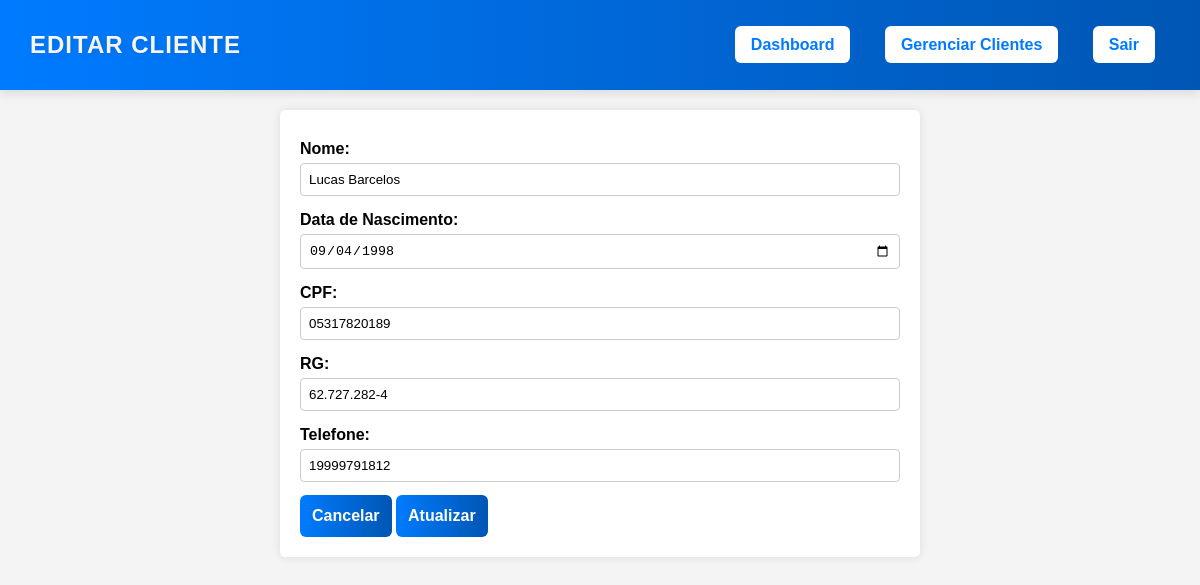
The app's page /editarClientes.php?id=1 (signed in) with its own data.
### tables this page shows
CREATE TABLE `clientes` (
  `id` int NOT NULL AUTO_INCREMENT,
  `nome` varchar(100) NOT NULL,
  `data_nascimento` date NOT NULL,
  `cpf` varchar(14) NOT NULL,
  `rg` varchar(20) NOT NULL,
  `telefone` varchar(20) NOT NULL,
  PRIMARY KEY (`id`),
  UNIQUE KEY `cpf` (`cpf`),
  UNIQUE KEY `rg` (`rg`)
);

### app/services/clienteServices.php (called while the page is built, shortened)
<?php
function buscarClientePorId($pdo, $id) {
  $sql = "SELECT id, nome, data_nascimento, cpf, rg, telefone FROM clientes WHERE id = ?";
  $stmt = $pdo->prepare($sql);
  $stmt->execute([$id]);
  return $stmt->fetch(PDO::FETCH_ASSOC);
}
?>

### public/editarClientes.php (the view, shortened to what this page needs)
<?php
require_once __DIR__ . '/../app/config/config.php';
require_once __DIR__ . '/../app/services/clienteServices.php';
$pdo = conectarBanco();
$cliente_id = $_GET['id'];
$cliente = buscarClientePorId($pdo, $cliente_id);
?>
<!DOCTYPE html>
<html lang="pt-BR">
<head>
    <link rel="stylesheet" href="assets/css/editarClientes.css">
</head>
<body>
    <header class="header-clientes">
        <h1>Editar Cliente</h1>
        <nav>
            <a href="dashboard.php" class="btn-editar">Dashboard</a>
            <a href="clientes.php" class="btn-editar">Gerenciar Clientes</a>
            <a href="logout.php" class="btn-editar">Sair</a>
        </nav>
    </header>
    <div class="container">
        <form method="POST">
            <label>Nome:</label>
            <input type="text" name="nome" value="<?= htmlspecialchars($cliente['nome']) ?>" required>
            <label>Data de Nascimento:</label>
            <input type="date" name="data_nascimento" value="<?= htmlspecialchars($cliente['data_nascimento']) ?>" required>
            <label>CPF:</label>
            <input type="text" id="cpf" name="cpf" value="<?= htmlspecialchars($cliente['cpf']) ?>" required>
            <label>RG:</label>
            <input type="text" id="rg" name="rg" value="<?= htmlspecialchars($cliente['rg']) ?>" required>
            <label>Telefone:</label>
            <input type="text" id="telefone" name="telefone" value="<?= htmlspecialchars($cliente['telefone']) ?>" required>
            <div class="botoes">
                <a href="clientes.php" class="btn-cancelar">Cancelar</a>
                <button type="submit" class="btn-atualizar">Atualizar</button>
            </div>
        </form>
    </div>
</body>
</html>

### public/assets/css/editarClientes.css (style rules this page uses)
body { font-family: Arial, sans-serif; background-color: #f4f4f4; margin: 0; padding: 0; }
header { background: #007bff; color: white; padding: 15px; text-align: center; }
nav a { color: white; margin: 0 15px; text-decoration: none; font-weight: bold; }
.header-clientes { background: linear-gradient(90deg, #007bff 0%, #0056b3 100%); color: white; display: flex; justify-content: space-between; align-items: center; padding: 15px 30px; box-shadow: 0px 4px 10px rgba(0, 0, 0, 0.1); }
.header-clientes h1 { font-size: 1.5rem; font-weight: bold; text-transform: uppercase; letter-spacing: 1px; color: white; text-shadow: 2px 2px 5px rgba(0, 0, 0, 0.089); background: linear-gradient(90deg, #ffffff, #ffffff); -webkit-background-clip: text; -webkit-text-fill-color: transparent; animation: fadeIn 1s ease-in-out; }
.btn-editar { background: white; color: #007bff; padding: 10px 16px; font-size: 16px; font-weight: bold; text-decoration: none; border-radius: 6px; transition: all 0.3s ease-in-out; }
.container { width: 50%; margin: auto; background: white; padding: 20px; box-shadow: 0px 0px 10px rgba(0, 0, 0, 0.1); border-radius: 5px; margin-top: 20px; }
.btn-cancelar { display: inline-block; padding: 12px; border: none; background: linear-gradient(90deg, #007bff 0%, #0056b3 100%); color: white; font-size: 16px; font-weight: bold; border-radius: 6px; cursor: pointer; transition: all 0.3s ease-in-out; text-align: center; text-decoration: none; margin-top: 0.5rem; }
.btn-atualizar { display: inline-block; padding: 12px; border: none; background: linear-gradient(90deg, #007bff 0%, #0056b3 100%); color: white; font-size: 16px; font-weight: bold; border-radius: 6px; cursor: pointer; transition: all 0.3s ease-in-out; text-align: center; text-decoration: none; margin-top: 0.5rem; }
form { display: flex; flex-direction: column; }
form label { font-weight: bold; margin-top: 10px; }
form input { padding: 8px; margin: 5px 0; border: 1px solid #ccc; border-radius: 4px; }
button { margin-top: 15px; padding: 10px; border: none; background-color: #007bff; color: white; font-size: 16px; border-radius: 5px; cursor: pointer; }

### records on screen
clientes: nome "Lucas Barcelos", data_nascimento "09/04/1998", cpf "05317820189", rg "62.727.282-4", telefone "19999791812"
